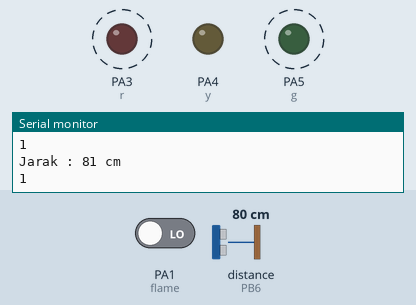
Bench run of a sketch on a simulated STM32 Blue Pill. Shown: output pins drawn as LEDs (lit = HIGH), the last lines printed to the serial monitor. Dashed ring = blinking. Inputs (shaded band) come from the test bench; at power-on: distance to the obstacle (sensor on PB6) 80 cm, PA1 (flame) LOW. The echo pulse lasts 58.3 µs per cm.

Above: at 1.7 s.
1.8 s: distance to the obstacle (sensor on PB6) set to 52 cm
5.3 s: distance to the obstacle (sensor on PB6) set to 44 cm
At 6.4 s:
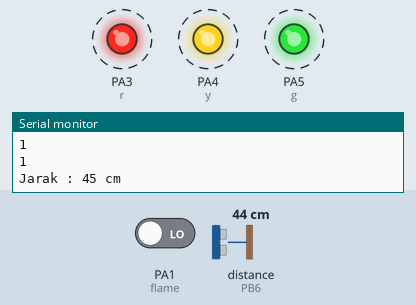
10.7 s: PA1 (flame) driven LOW
At 10.7 s:
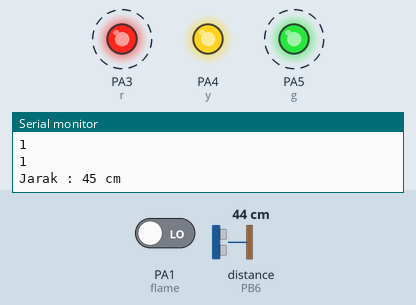
Timing chart, 0 to 15.6 s (numbered marks = the images above; inputs shaded):
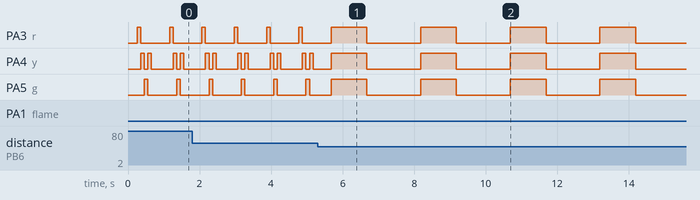

Measured:
- the behaviour switches between 50 and 49 cm on distance to the obstacle (sensor on PB6) (found by bisection; images 0 and 1)
- after the input at 5.3 s, PA3 (r): alternates HIGH for 1.0 s and LOW for 1.5 s, starting after 1.4 s; PA5 (g): alternates HIGH for 1.0 s and LOW for 1.5 s, starting after 0.38 s
- by itself, PA3 (r), PA5 (g): alternates HIGH for 0.10 s and LOW for 0.80 s
- by itself, PA4 (y): alternates HIGH for 1.0 s and LOW for 1.5 s

The sketch:

challange_flame_ultrasonik.ino
```cpp
#include <NewPing.h>

int pir = PA2;
int flame = PA1;

int r = PA3;
int y = PA4;
int g = PA5;

int trig = PB5;
int echo = PB6;
int batas = 800;
int key = 0;
NewPing cm(trig, echo, batas);

void setup() {
  // put your setup code here, to run once:
    Serial.begin(115200);

    pinMode(r, OUTPUT);
    pinMode(y, OUTPUT);
    pinMode(g, OUTPUT);

}

int sonik(int x){
  int lenght = cm.ping_cm();
  if (lenght == 0){
    lenght = 200;
  }else {
    lenght = lenght;
  }
  Serial.print("Jarak : ");
  Serial.print(lenght);
  Serial.println(" cm");
  delay(500);
  x = lenght;
  return x;
}

void blinking(int x){
  digitalWrite(r, HIGH);
  digitalWrite(y, HIGH);
  digitalWrite(g, HIGH);
  delay(x);
  digitalWrite(r, LOW);
  digitalWrite(y, LOW);
  digitalWrite(g, LOW);
  delay(x);
}

void flipflop(){
  for(int i = 3; i<=5; i++){
    digitalWrite(i, HIGH);
    delay(250);
    digitalWrite(i, LOW);
    delay(250);
  }
  for(int j = 5; j>=3; j--){
    digitalWrite(j, HIGH);
    delay(250);
    digitalWrite(j, LOW);
    delay(250);
  }
}

int convert (int x){
  if (x == 1){
    x = 0;
  }else {
    x = 1;
  }
  return x;
}

void loop() {
  // put your main code here, to run repeatedly:
  int vflame = digitalRead(flame);
  vflame = convert(vflame);
  Serial.println(vflame);

  if(vflame == 1 && key == 0){
    delay(250);
      int jarak = cm.ping_cm();
      Serial.print("Jarak : ");
      Serial.print(jarak);
      Serial.println(" cm");
    if (jarak != 0 && jarak >= 1 && jarak <= 10)
    {
        digitalWrite(r, HIGH);
        digitalWrite(y, HIGH);
        digitalWrite(g, HIGH);
        delay(100);
        digitalWrite(r, LOW);
        digitalWrite(y, LOW);
        digitalWrite(g, LOW);
        delay(100);
    }
    else if(jarak != 0 && jarak >= 11 && jarak <= 50)
    {
        digitalWrite(r, HIGH);
        digitalWrite(y, HIGH);
        digitalWrite(g, HIGH);
        delay(1000);
        digitalWrite(r, LOW);
        digitalWrite(y, LOW);
        digitalWrite(g, LOW);
        delay(1000);
    }
    else if(jarak > 50 || jarak == 0)
    {
        digitalWrite(r, HIGH);
        delay(100);
        digitalWrite(r, LOW);
        digitalWrite(y, HIGH);
        delay(100);
        digitalWrite(y, LOW);
        digitalWrite(g, HIGH);
        delay(100);
        digitalWrite(g, LOW);
        digitalWrite(y, HIGH);
        delay(100);
        digitalWrite(y, LOW);
    }
    key = 1;
   }
   /*
   if (vflame == 0 && key == 1){
      delay(250);
      int jarak = cm.ping_cm();
      Serial.print("Jarak : ");
      Serial.print(jarak);
      Serial.println(" cm");
    if (jarak != 0 && jarak >= 1 && jarak <= 10)
    {
        digitalWrite(r, HIGH);
        digitalWrite(y, HIGH);
        digitalWrite(g, HIGH);
        delay(100);
        digitalWrite(r, LOW);
        digitalWrite(y, LOW);
        digitalWrite(g, LOW);
        delay(100);
    }
    else if(jarak != 0 && jarak >= 11 && jarak <= 50)
    {
        digitalWrite(r, HIGH);
        digitalWrite(y, HIGH);
        digitalWrite(g, HIGH);
        delay(1000);
        digitalWrite(r, LOW);
        digitalWrite(y, LOW);
        digitalWrite(g, LOW);
        delay(1000);
    }
    else if(jarak > 50 || jarak == 0)
    {
        digitalWrite(r, HIGH);
        delay(100);
        digitalWrite(r, LOW);
        digitalWrite(y, HIGH);
        delay(100);
        digitalWrite(y, LOW);
        digitalWrite(g, HIGH);
        delay(100);
        digitalWrite(g, LOW);
        digitalWrite(y, HIGH);
        delay(100);
        digitalWrite(y, LOW);
    }
   }
  */
  else if ( vflame == 1 && key == 1){
    delay(250);
    digitalWrite(r, LOW);
    digitalWrite(y, LOW);
    digitalWrite(g, LOW);
    key = 0;
  }


}
```
